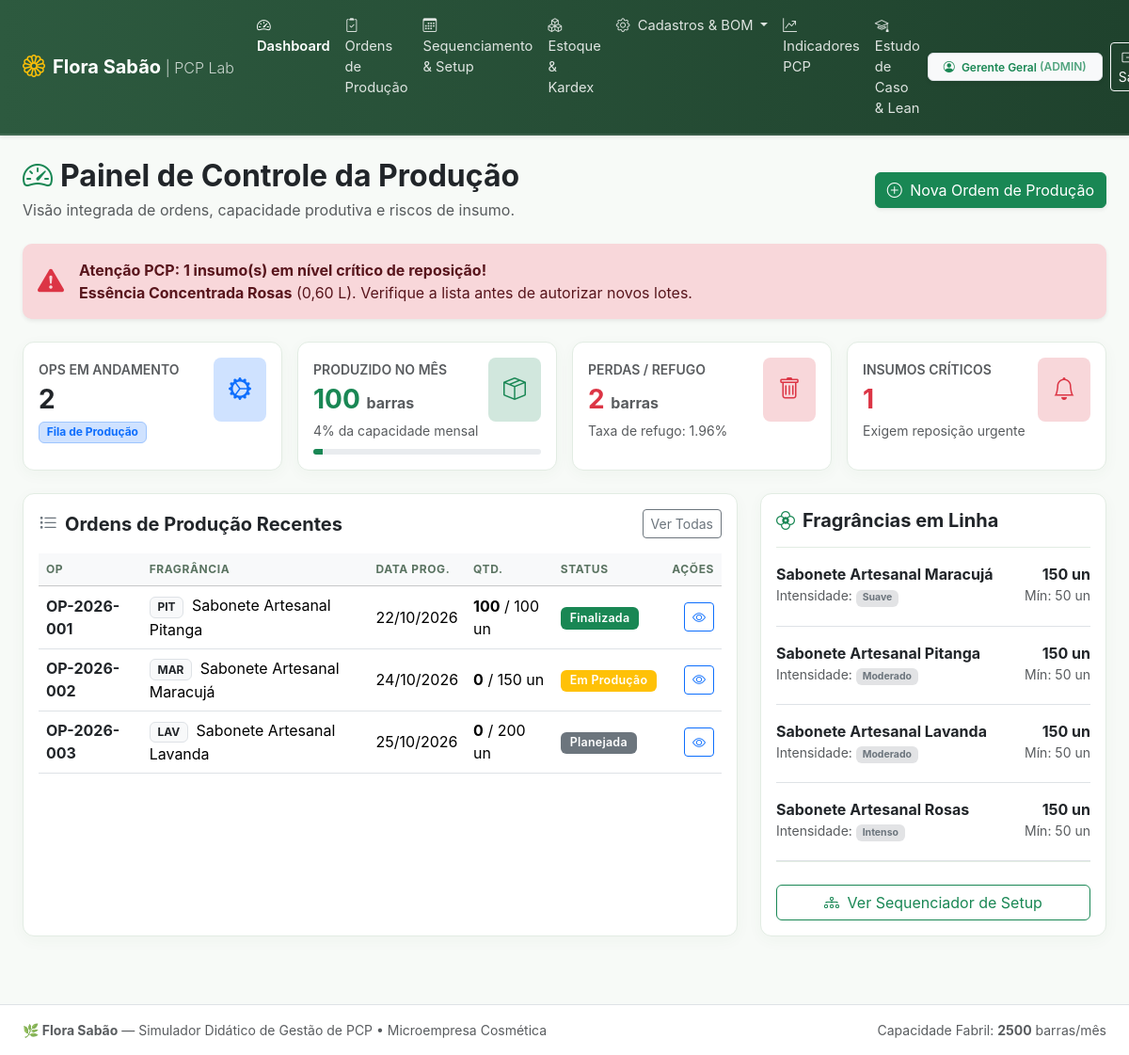
The page /index.php (signed in) on the database its author committed.
### tables this page shows
CREATE TABLE `insumos` (
    `id` INT AUTO_INCREMENT PRIMARY KEY,
    `codigo` VARCHAR(10) NOT NULL UNIQUE,
    `nome` VARCHAR(80) NOT NULL,
    `unidade` VARCHAR(10) NOT NULL,
     
    `estoque_atual` DECIMAL(10, 4) NOT NULL DEFAULT 0.0000,
    `estoque_minimo` DECIMAL(10, 4) NOT NULL DEFAULT 0.0000,
    `custo_unitario` DECIMAL(10, 2) NOT NULL DEFAULT 0.00
);

CREATE TABLE `ordens_producao` (
    `id` INT AUTO_INCREMENT PRIMARY KEY,
    `numero` VARCHAR(20) NOT NULL UNIQUE,
    `produto_id` INT NOT NULL,
    `quantidade_planejada` INT NOT NULL,
    `quantidade_produzida` INT NOT NULL DEFAULT 0,
    `quantidade_refugo` INT NOT NULL DEFAULT 0,
    `data_programada` DATE NOT NULL,
    `data_inicio` DATETIME NULL,
    `data_finalizacao` DATETIME NULL,
    `status` ENUM(
        'planejada',
        'em_producao',
        'finalizada',
        'cancelada'
    ) NOT NULL DEFAULT 'planejada',
    `observacoes` TEXT NULL,
    `created_at` DATETIME DEFAULT CURRENT_TIMESTAMP,
    FOREIGN KEY (`produto_id`) REFERENCES `produtos`(`id`)
);

CREATE TABLE `produtos` (
    `id` INT AUTO_INCREMENT PRIMARY KEY,
    `codigo` VARCHAR(10) NOT NULL UNIQUE,
    `nome` VARCHAR(50) NOT NULL,
    `aroma` VARCHAR(50) NOT NULL,
    `peso_barra_g` DECIMAL(6, 2) NOT NULL DEFAULT 100.00,
    `intensidade_aroma` ENUM('suave', 'moderado', 'intenso') NOT NULL DEFAULT 'moderado',
    `estoque_atual` INT NOT NULL DEFAULT 0,
    `estoque_minimo` INT NOT NULL DEFAULT 50,
    `preco_venda` DECIMAL(10, 2) NOT NULL DEFAULT 14.90,
    `ativo` TINYINT(1) NOT NULL DEFAULT 1
);

### index.php (the view, shortened to what this page needs)
<?php
require_once __DIR__ . '/config/database.php';
$stmt = $pdo->query("SELECT COUNT(*) FROM ordens_producao WHERE status IN ('planejada', 'em_producao')");
$total_ops_ativas = (int) $stmt->fetchColumn();
$stmt = $pdo->query("
    SELECT COALESCE(SUM(quantidade_produzida), 0) AS total_produzido,
           COALESCE(SUM(quantidade_refugo), 0) AS total_refugo
    FROM ordens_producao
    WHERE MONTH(data_programada) = MONTH(CURRENT_DATE())
      AND YEAR(data_programada) = YEAR(CURRENT_DATE())
");
$metr_prod = $stmt->fetch();
$total_produzido = (int) $metr_prod['total_produzido'];
$total_refugo = (int) $metr_prod['total_refugo'];
$perc_capacidade = min(100, round(($total_produzido / CAPACIDADE_MENSAL_BARRAS) * 100, 1));
$stmt = $pdo->query("
    SELECT codigo, nome, unidade, estoque_atual, estoque_minimo
    FROM insumos
    WHERE estoque_atual <= estoque_minimo
    ORDER BY (estoque_atual / estoque_minimo) ASC
");
$insumos_criticos = $stmt->fetchAll();
$stmt = $pdo->query("SELECT id, codigo, nome, aroma, intensidade_aroma, estoque_atual, estoque_minimo FROM produtos ORDER BY id ASC");
$produtos = $stmt->fetchAll();
$stmt = $pdo->query("
    SELECT op.id, op.numero, op.quantidade_planejada, op.quantidade_produzida,
           op.data_programada, op.status, op.observacoes,
           p.nome AS produto_nome, p.codigo AS produto_codigo
    FROM ordens_producao op
    JOIN produtos p ON op.produto_id = p.id
    ORDER BY op.data_programada ASC, op.id DESC
    LIMIT 6
");
$ordens = $stmt->fetchAll();
require_once __DIR__ . '/includes/header.php';
require_once __DIR__ . '/includes/navbar.php';
?>
<div class="container-fluid px-4 pb-4">
    <div class="d-flex justify-content-between align-items-center mb-4">
        <div>
            <h2 class="fw-bold mb-1 text-dark">
                <i class="bi bi-speedometer2 text-success me-2"></i>Painel de Controle da Produção
            </h2>
            <p class="text-muted mb-0">Visão integrada de ordens, capacidade produtiva e riscos de insumo.</p>
        </div>
        <div>
            <a href="pages/ordens_producao.php" class="btn btn-success shadow-sm">
                <i class="bi bi-plus-circle me-1"></i> Nova Ordem de Produção
            </a>
        </div>
    </div>
    <?php if (!empty($insumos_criticos)): ?>
    <div class="alert alert-danger border-0 shadow-sm d-flex align-items-center mb-4" role="alert">
        <i class="bi bi-exclamation-triangle-fill fs-3 me-3 text-danger"></i>
        <div>
            <strong class="d-block">Atenção PCP: <?= count($insumos_criticos) ?> insumo(s) em nível crítico de
                reposição!</strong>
            <span>
                <?php
                    $nomes_criticos = array_map(function ($i) {
                        return "<strong>{$i['nome']}</strong> (" . number_format((float) $i['estoque_atual'], 2, ',', '.') . " {$i['unidade']})";
                    }, $insumos_criticos);
                    echo implode(', ', $nomes_criticos);
                    ?>. Verifique a lista antes de autorizar novos lotes.
            </span>
        </div>
    </div>
    <?php endif; ?>
    <div class="row g-3 mb-4">
        <div class="col-12 col-sm-6 col-xl-3">
            <div class="card card-custom p-3 bg-white h-100">
                <div class="d-flex justify-content-between align-items-start">
                    <div>
                        <span class="text-muted small text-uppercase fw-semibold">OPs em Andamento</span>
                        <h3 class="fw-bold my-1 text-dark"><?= $total_ops_ativas ?></h3>
                        <span class="badge bg-primary-subtle text-primary border border-primary-subtle">Fila de
                            Produção</span>
                    </div>
                    <div class="bg-primary-subtle text-primary p-3 rounded-3">
                        <i class="bi bi-gear-wide-connected fs-4"></i>
                    </div>
                </div>
            </div>
        </div>
        <div class="col-12 col-sm-6 col-xl-3">
            <div class="card card-custom p-3 bg-white h-100">
                <div class="d-flex justify-content-between align-items-start">
                    <div>
                        <span class="text-muted small text-uppercase fw-semibold">Produzido no Mês</span>
                        <h3 class="fw-bold my-1 text-success"><?= number_format($total_produzido, 0, ',', '.') ?> <small
                                class="fs-6 text-muted">barras</small></h3>
                        <small class="text-muted"><?= $perc_capacidade ?>% da capacidade mensal</small>
                    </div>
                    <div class="bg-success-subtle text-success p-3 rounded-3">
                        <i class="bi bi-box-seam fs-4"></i>
                    </div>
                </div>
                <div class="progress mt-2" style="height: 6px;">
                    <div class="progress-bar bg-success" style="width: <?= $perc_capacidade ?>%"></div>
                </div>
            </div>
        </div>
        <div class="col-12 col-sm-6 col-xl-3">
            <div class="card card-custom p-3 bg-white h-100">
                <div class="d-flex justify-content-between align-items-start">
                    <div>
                        <span class="text-muted small text-uppercase fw-semibold">Perdas / Refugo</span>
                        <h3 class="fw-bold my-1 text-danger"><?= number_format($total_refugo, 0, ',', '.') ?> <small
                                class="fs-6 text-muted">barras</small></h3>
                        <small class="text-muted">Taxa de refugo:
                            <?= $total_produzido > 0 ? round(($total_refugo / ($total_produzido + $total_refugo)) * 100, 2) : 0 ?>%</small>
                    </div>
                    <div class="bg-danger-subtle text-danger p-3 rounded-3">
                        <i class="bi bi-trash fs-4"></i>
                    </div>
                </div>
            </div>
        </div>
        <div class="col-12 col-sm-6 col-xl-3">
            <div class="card card-custom p-3 bg-white h-100">
                <div class="d-flex justify-content-between align-items-start">
                    <div>
                        <span class="text-muted small text-uppercase fw-semibold">Insumos Críticos</span>
                        <h3 class="fw-bold my-1 <?= count($insumos_criticos) > 0 ? 'text-danger' : 'text-success' ?>">
                            <?= count($insumos_criticos) ?>
                        </h3>
                        <small
                            class="text-muted"><?= count($insumos_criticos) > 0 ? 'Exigem reposição urgente' : 'Estoque equilibrado' ?></small>
                    </div>
                    <div
                        class="<?= count($insumos_criticos) > 0 ? 'bg-danger-subtle text-danger' : 'bg-success-subtle text-success' ?> p-3 rounded-3">
                        <i class="bi bi-bell fs-4"></i>
                    </div>
                </div>
            </div>
        </div>
    </div>
    <div class="row g-4">
        <div class="col-12 col-lg-8">
            <div class="card card-custom p-3 bg-white h-100">
                <div class="d-flex justify-content-between align-items-center mb-3">
                    <h5 class="fw-bold mb-0 text-dark">
                        <i class="bi bi-list-task me-2 text-secondary"></i>Ordens de Produção Recentes
                    </h5>
                    <a href="pages/ordens_producao.php" class="btn btn-sm btn-outline-secondary">Ver Todas</a>
                </div>
                <div class="table-responsive">
                    <table class="table table-hover align-middle mb-0">
                        <thead class="table-light small text-uppercase">
                            <tr>
                                <th>OP</th>
                                <th>Fragrância</th>
                                <th>Data Prog.</th>
                                <th>Qtd.</th>
                                <th>Status</th>
                                <th class="text-end">Ações</th>
                            </tr>
                        </thead>
                        <tbody>
                            <?php if (empty($ordens)): ?>
                            <tr>
                                <td colspan="6" class="text-center py-4 text-muted">Nenhuma Ordem de Produção
                                    cadastrada.</td>
                            </tr>
                            <?php else: ?>
                            <?php foreach ($ordens as $op):
                                    $st = STATUS_OP[$op['status']] ?? ['label' => $op['status'], 'badge' => 'secondary'];
                                    ?>
                            <tr>
                                <td class="fw-bold text-dark"><?= htmlspecialchars($op['numero']) ?></td>
                                <td>
                                    <span
                                        class="badge bg-light text-dark border me-1"><?= htmlspecialchars($op['produto_codigo']) ?></span>
                                    <?= htmlspecialchars($op['produto_nome']) ?>
                                </td>
                                <td><?= date('d/m/Y', strtotime($op['data_programada'])) ?></td>
                                <td>
                                    <strong><?= $op['quantidade_produzida'] ?></strong> /
                                    <?= $op['quantidade_planejada'] ?> un
                                </td>
                                <td>
                                    <span class="badge bg-<?= $st['badge'] ?> badge-status">
                                        <?= $st['label'] ?>
                                    </span>
                                </td>
                                <td class="text-end">
                                    <a href="pages/ordens_producao.php?id=<?= $op['id'] ?>"
                                        class="btn btn-sm btn-outline-primary" title="Detalhes">
                                        <i class="bi bi-eye"></i>
                                    </a>
                                </td>
                            </tr>
                            <?php endforeach; ?>
                            <?php endif; ?>
                        </tbody>
                    </table>
                </div>
            </div>
        </div>
        <div class="col-12 col-lg-4">
            <div class="card card-custom p-3 bg-white h-100">
                <h5 class="fw-bold mb-3 text-dark">
                    <i class="bi bi-flower2 me-2 text-success"></i>Fragrâncias em Linha
                </h5>
                <div class="list-group list-group-flush">
                    <?php foreach ($produtos as $p):
                        $alerta_estoque = $p['estoque_atual'] <= $p['estoque_minimo'];
                        ?>
                    <div class="list-group-item px-0 py-3 border-bottom">
                        <div class="d-flex justify-content-between align-items-start mb-1">
                            <div>
                                <strong class="text-dark"><?= htmlspecialchars($p['nome']) ?></strong>
                                <div class="small text-muted">
                                    Intensidade: <span
                                        class="badge bg-secondary-subtle text-secondary"><?= ucfirst($p['intensidade_aroma']) ?></span>
                                </div>
                            </div>
                            <div class="text-end">
                                <span class="fw-bold fs-6 <?= $alerta_estoque ? 'text-danger' : 'text-dark' ?>">
                                    <?= $p['estoque_atual'] ?> un
                                </span>
                                <div class="small text-muted">Mín: <?= $p['estoque_minimo'] ?> un</div>
                            </div>
                        </div>
                    </div>
                    <?php endforeach; ?>
                </div>
                <div class="mt-3 pt-2">
                    <a href="pages/programacao.php" class="btn btn-outline-success w-100">
                        <i class="bi bi-diagram-3 me-1"></i> Ver Sequenciador de Setup
                    </a>
                </div>
            </div>
        </div>
    </div>
</div>
<?php
require_once __DIR__ . '/includes/footer.php';

### assets/css/style.css (style rules this page uses)
:root { --flora-primary: #2d5a3f; --flora-primary-hover: #234731; --flora-secondary: #4f772d; --flora-bg: #f7faf7; --flora-card-bg: #ffffff; --flora-accent: #eaf2eb; --flora-border: #e2ece3; --flora-text-main: #2b3a2f; }
body { background-color: var(--flora-bg); color: var(--flora-text-main); font-family: -apple-system, BlinkMacSystemFont, "Segoe UI", Roboto, "Helvetica Neue", Arial, sans-serif; min-height: 100vh; display: flex; flex-direction: column; }
.card-custom { background: var(--flora-card-bg); border: 1px solid var(--flora-border); border-radius: 12px; box-shadow: 0 4px 16px rgba(45, 90, 63, 0.04); transition: transform 0.2s ease, box-shadow 0.2s ease; }
.badge-status { font-size: 0.78rem; padding: 0.45em 0.8em; font-weight: 600; letter-spacing: 0.02em; border-radius: 6px; }
.table thead th { font-size: 0.75rem; letter-spacing: 0.05em; color: #5a7361; font-weight: 700; }
.alert { border-radius: 10px; }

### rows shown on the page
insumos: nome "Essência Concentrada Rosas", estoque_atual "0,60", unidade "L"
ordens_producao: numero "OP-2026-001", produto.codigo "PIT", produto.nome "Sabonete Artesanal Pitanga", data_programada "22/10/2026", quantidade_produzida "100", quantidade_planejada "100", status "Finalizada"
ordens_producao: numero "OP-2026-002", produto.codigo "MAR", produto.nome "Sabonete Artesanal Maracujá", data_programada "24/10/2026", quantidade_produzida "0", quantidade_planejada "150", status "Em Produção"
ordens_producao: numero "OP-2026-003", produto.codigo "LAV", produto.nome "Sabonete Artesanal Lavanda", data_programada "25/10/2026", quantidade_produzida "0", quantidade_planejada "200", status "Planejada"
produtos: nome "Sabonete Artesanal Maracujá", intensidade_aroma "Suave", estoque_atual "150", estoque_minimo "50"
produtos: nome "Sabonete Artesanal Pitanga", intensidade_aroma "Moderado", estoque_atual "150", estoque_minimo "50"
produtos: nome "Sabonete Artesanal Lavanda", intensidade_aroma "Moderado", estoque_atual "150", estoque_minimo "50"
produtos: nome "Sabonete Artesanal Rosas", intensidade_aroma "Intenso", estoque_atual "150", estoque_minimo "50"

### other values the page prints
$_SESSION['usuario_nome'] "Gerente Geral"
$_SESSION['usuario_perfil'] "ADMIN"
count($insumos_criticos) "1"
$total_ops_ativas "2"
$total_produzido "100"
$perc_capacidade "4"
$total_refugo "2"
CAPACIDADE_MENSAL_BARRAS "2500"
